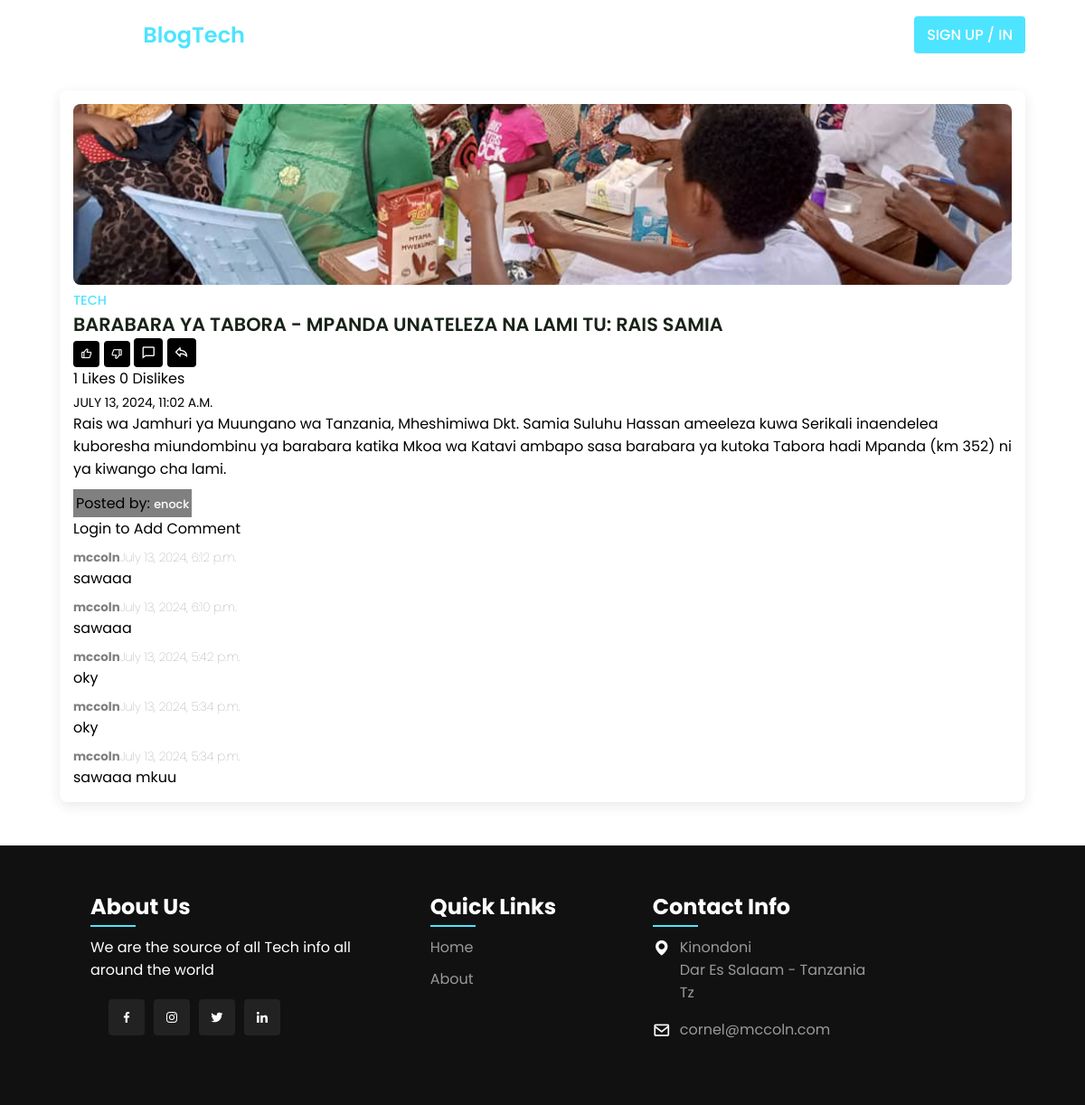
Screenshot of /post/28/ with the database file from the repository.
### blogapp/models.py (models this page shows)
class Post(models.Model):
	title = models.CharField(max_length = 100,blank = True,null = True)
	body = models.TextField()
	image = models.ImageField(upload_to='uploads/post_photos', blank = True,null = True)
	created_on = models.DateTimeField(default = timezone.now)
	author = models.ForeignKey(User, on_delete=models.CASCADE)
	likes = models.ManyToManyField(User, blank=True, related_name='likes')
	dislikes = models.ManyToManyField(User, blank=True, related_name='dislikes')

class Comment(models.Model):
	comment = models.TextField()
	created_on = models.DateTimeField(default = timezone.now)
	author = models.ForeignKey(User, on_delete=models.CASCADE)
	post = models.ForeignKey('Post', on_delete=models.CASCADE)

### blogapp/views.py (the view, shortened to what this page needs)
# urls.py: path('post/<int:pk>/', PostDetail.as_view(), name ='postdetail'),
class PostDetail(View):
	def get(self, request, pk, *args, **kwargs):
		post = Post.objects.get(pk=pk)
		form = CommentForm()
		comments = Comment.objects.filter(post=post).order_by('-created_on')
		context = {
			'post':post,
			'form':form,
			'comments':comments
		}
		return render(request, 'blogapp/postdetail.html',context)

### blogapp/templates/blogapp/postdetail.html (shortened to what this page needs)
{% extends 'blogapp/base2.html' %}
{% load static %}
{% block content %}
<div class="post container">
  <div class="post-box tech" style="margin-top: 100px;">
      <img src="{{post.image.url}}" alt="" class="post-img" height="">
      <h2 class="category">Tech</h2>
      <a href="#" class="post-title">{{post.title}}</a>
      <p style="display: flex; gap: 10px; align-items: center;">
        <form method="POST" action="{% url 'like' post.pk %}" style="display: inline;">
            <button type="submit" style="border: none; background: none; padding: 0;">
                <i class="bx bx-like" style="color: white; background: black; padding: 8px; border-radius: 4px;"></i>
            </button>
        </form>
        <form method="POST" action="{% url 'dislike' post.pk %}" style="display: inline;">
            <button type="submit" style="border: none; background: none; padding: 0;">
                <i class="bx bx-dislike" style="color: white; background: black; padding: 8px; border-radius: 4px;"></i>
            </button>
        </form>
        <a href="#" style="text-decoration: none; display: inline-block;">
            <i class="bx bx-comment" style="color: white; background: black; padding: 8px; border-radius: 4px;"></i>
        </a>
        <a href="#" style="text-decoration: none; display: inline-block;">
            <i class="bx bx-share" style="color: white; background: black; padding: 8px; border-radius: 4px;"></i>
        </a>
    </p>
          <p><span>{{ post.likes.all.count}}</span> Likes <span>{{ post.dislikes.all.count}}</span> Dislikes</p>
      <span class="post-date">{{post.created_on}}</span>
       <div>
        {{post.body|safe}}
       </div>
      <div class="profile">
           <p style="background: grey; padding: 3px; margin-top: 10px;">
            Posted by:
            <a class="profile-name" href="{% url 'profile' post.author.profile.pk %}">{{post.author}}</a>
           </p>
      </div>
                {% if user.is_authenticated %}
                    <a href="#" id="add-comment-link" onclick="showCommentForm()" style="color: black;">Add Comment</a>
                {% else %}
                    <a href="{% url 'signin' %}" style="color: black;">Login to Add Comment</a>
                {% endif %}
      {% for comment in comments%}
        <p style="font-weight: 100; font-size: smaller; color: grey; margin-top: 10px;">
          <strong>{{comment.author}}</strong>{{comment.created_on}}
        </p>
        <p>{{comment.comment}}</p>
      {% endfor %}
  </div>
</div>
{% endblock %}

### blogapp/static/blogapp/assets/style.css (style rules this page uses)
* { font-family: 'Poppins', sans-serif; margin: 0; padding: 0; scroll-behavior: smooth; scroll-padding-top: 2rem; box-sizing: border-box; }
:root { --container-color: #1a1e21; --second-color: rgba(77, 228, 255); --text-color: #172317; --bg-color: #fff; }
a { text-decoration: none; }
img { width: 100%; }
.container { max-width: 1068px; margin: auto; width: 100%; }
a { color: #fff; }
.post { display: grid; grid-template-columns: repeat(auto-fit, minmax(280px, auto)); justify-content: center; gap: 1.5rem; }
.post-box { background: var(--bg-color); box-shadow: 0 4px 14px hsl(35deg 25% 15% / 10%); padding: 15px; border-radius: 0.5rem; }
.post-img { width: 100%; height: 200px; object-fit: cover; object-position: center; border-radius: 0.5rem; }
.category { font-size: 0.9rem; font-weight: 500; text-transform: uppercase; color: var(--second-color); }
.post-title { font-size: 1.3rem; font-weight: 600; color: var(--text-color); display: -webkit-box; -webkit-line-clamp: 2; -webkit-box-orient: vertical; overflow: hidden; }
.post-date { display: flex; font-size: 0.875rem; text-transform: uppercase; margin-top: 4px; font-weight: 400; }
.profile { display: flex; align-items: center; gap: 10px; }
.profile-name { font-size: .8rem; font-weight: 500; }

### rows the page displays
Post: image (picture), title "BARABARA YA TABORA - MPANDA UNATELEZA NA LAMI TU: RAIS SAMIA", likes.all.count "1", dislikes.all.count "0", created_on "JULY 13, 2024, 11:02 A.M.", body "Rais wa Jamhuri ya Muungano wa Tanzania, Mheshimiwa Dkt. Samia Suluhu Hassan ameeleza kuwa Serikali inaendelea kuboresha miundombinu ya barabara katika Mkoa wa Katavi ambapo sasa barabara ya kutoka Tabora hadi Mpanda (km 352) ni ya kiwango cha lami.", author "enock"
Comment: author "mccoln", created_on "July 13, 2024, 6:12 p.m.", comment "sawaaa"
Comment: author "mccoln", created_on "July 13, 2024, 6:10 p.m.", comment "sawaaa"
Comment: author "mccoln", created_on "July 13, 2024, 5:42 p.m.", comment "oky"
Comment: author "mccoln", created_on "July 13, 2024, 5:34 p.m.", comment "oky"
Comment: author "mccoln", created_on "July 13, 2024, 5:34 p.m.", comment "sawaaa mkuu"
